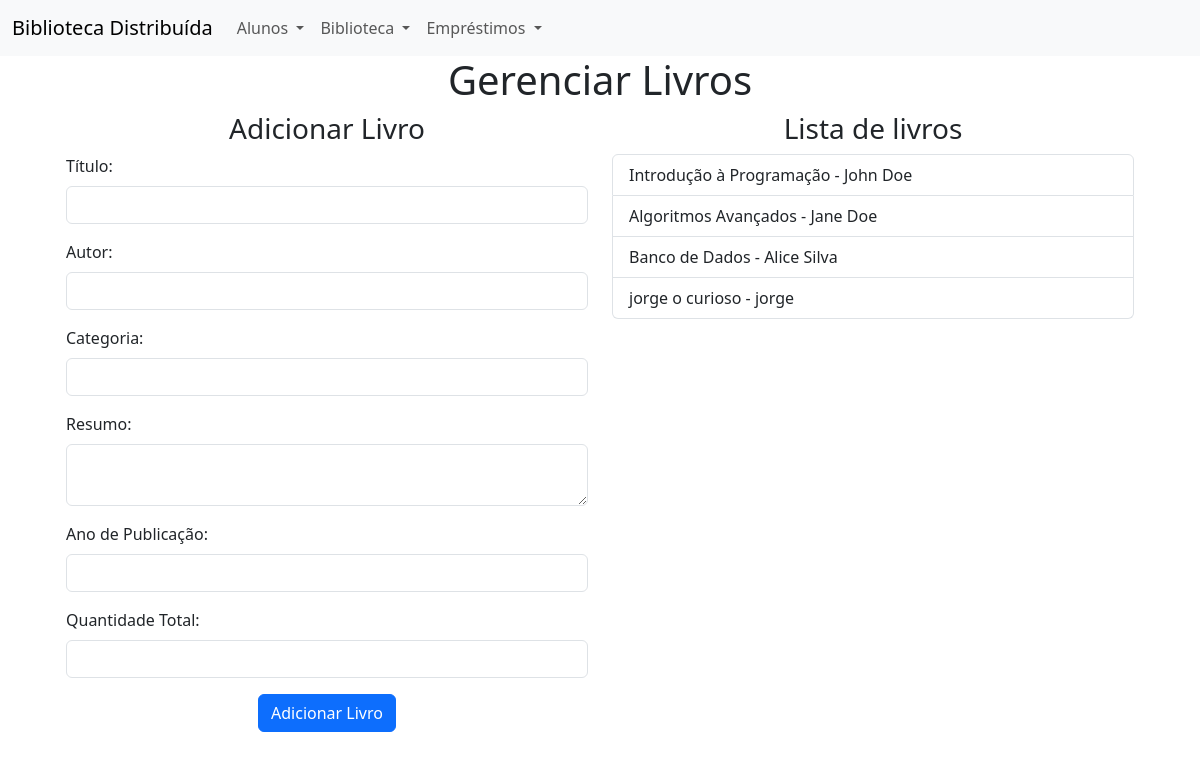
Before: /livros with the older database file.
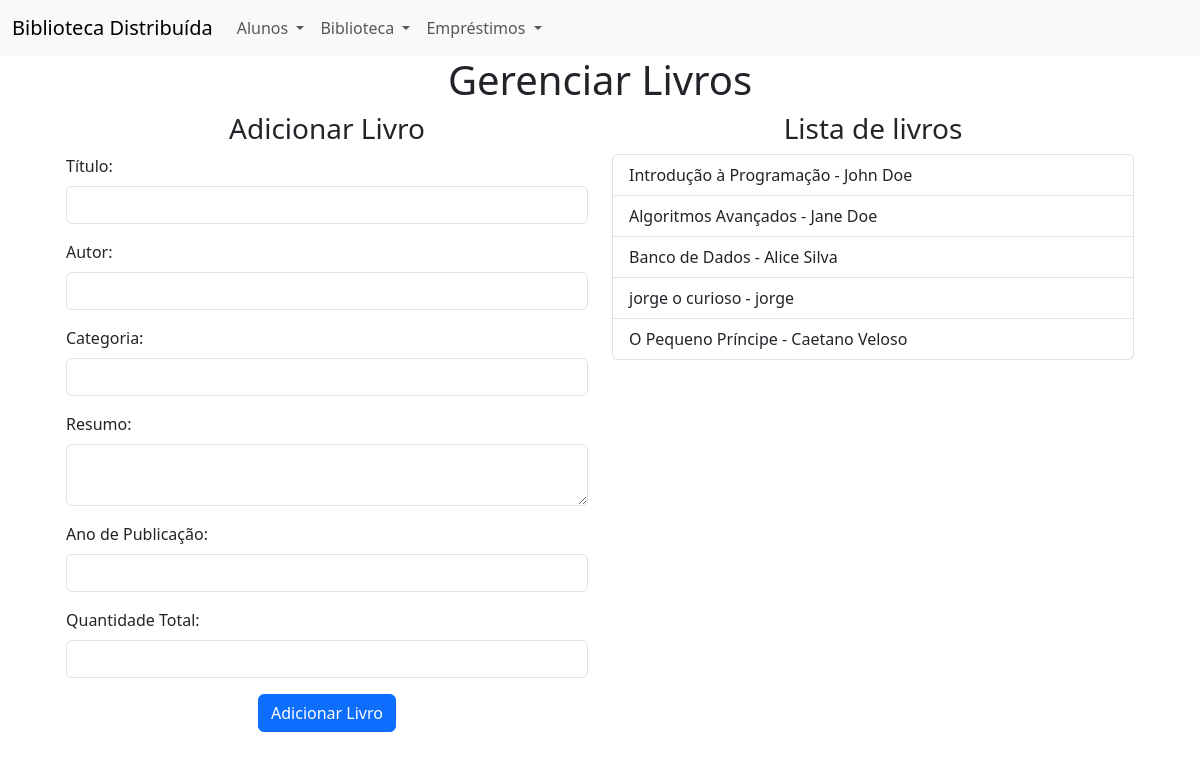
After: the same page with the newer database file.
### models.py (models this page shows)
class Livro(db.Model):
    id = db.Column(db.Integer, primary_key=True)
    titulo = db.Column(db.String(100), nullable=False)
    autor = db.Column(db.String(100), nullable=False)
    categoria = db.Column(db.String(50))
    resumo = db.Column(db.Text)
    ano_publicacao = db.Column(db.Integer)
    qt_total = db.Column(db.Integer)
    qt_emprestada = db.Column(db.Integer)

### views.py (the view)
@app.route('/livros', methods=['GET', 'POST'])
def livros():
    return controller.gerenciar_livros()

### controller.py (called while the page is built, shortened)
@handle_request_with_error_handling
def gerenciar_livros():
    livros = Livro.query.all()
    return render_template('livros.html', livros=livros, active_page='livros')

### templates/livros.html (shortened to what this page needs)
{% extends "index.html" %}
{% block content %}
<div class="container">
    <p class="h1 text-center">Gerenciar Livros</p>
    <div class="container">
        <div class="row">
            <div class="col">
                <p class="h3 text-center">Adicionar Livro</p>
            <form action="{{ url_for('livros') }}" method="POST">
                <div class="mb-3">
                    <label for="title" class="form-label">Título:</label>
                    <input type="text" class="form-control" id="title" name="titulo" required>
                  </div>
                <div class="mb-3">
                    <label for="autor" class="form-label">Autor:</label>
                    <input class="form-control" type="text" id="autor" name="autor" required>
                </div>
                <div class="mb-3">
                    <label for="categoria" class="form-label">Categoria:</label>
                    <input class="form-control" type="text" id="categoria" name="categoria" required>
                </div>
                <div class="mb-3">
                    <label for="resumo" class="form-label">Resumo:</label>
                    <textarea class="form-control" id="resumo" name="resumo" required></textarea>
                </div>
                <div class="mb-3">
                    <label for="ano_publicacao" class="form-label">Ano de Publicação:</label>
                    <input class="form-control" type="number" id="ano_publicacao" name="ano_publicacao" required>
                </div>
                <div class="mb-3">
                    <label for="qt_total" class="form-label">Quantidade Total:</label>
                    <input class="form-control" type="number" id="qt_total" name="qt_total" required>
                </div>
                <div class="d-grid">
                    <button class="btn btn-primary mb-3 mx-auto" type="submit">Adicionar Livro</button>
                </div>
            </form>
        </div>
            <div class="col">
                <p class="h3 text-center">Lista de livros</p>
                <ul class="list-group">
                {% for livro in livros %}
                <li class="list-group-item">{{ livro.titulo }} - {{ livro.autor }}</li>
                {% endfor %}
        </ul>
        </div>
        </div>
    </div>
</div>
{% endblock %}

Changed rows visible on the page:
added Livro: titulo "O Pequeno Príncipe", autor "Caetano Veloso"
